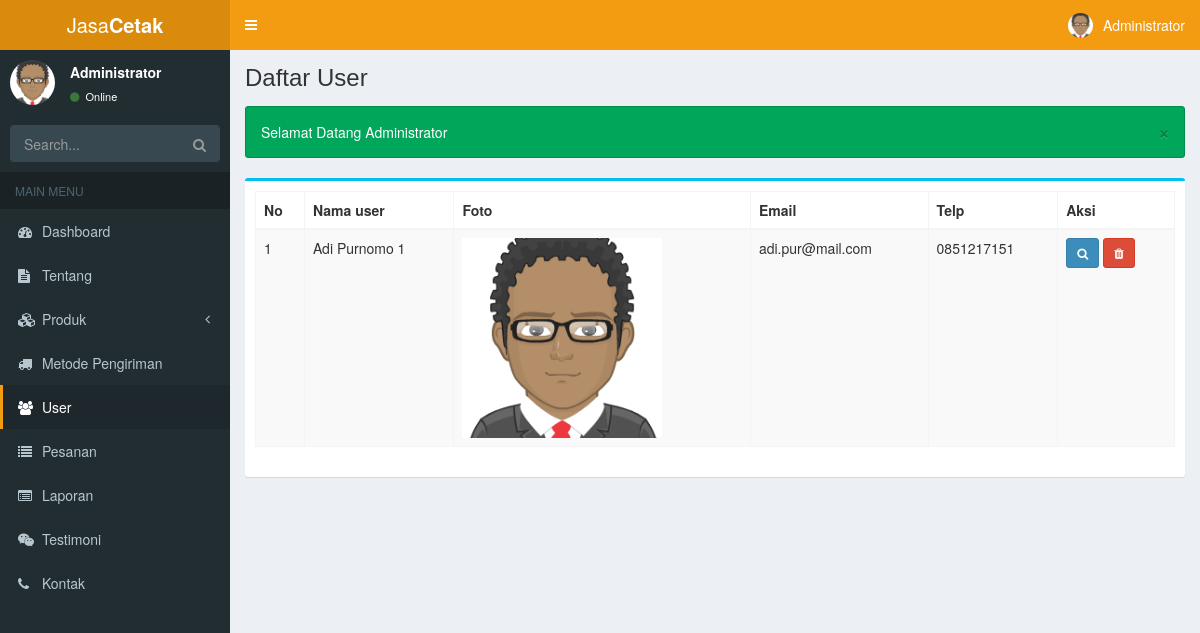
The page /admin/index.php?page=user (signed in) on the database as committed earlier.
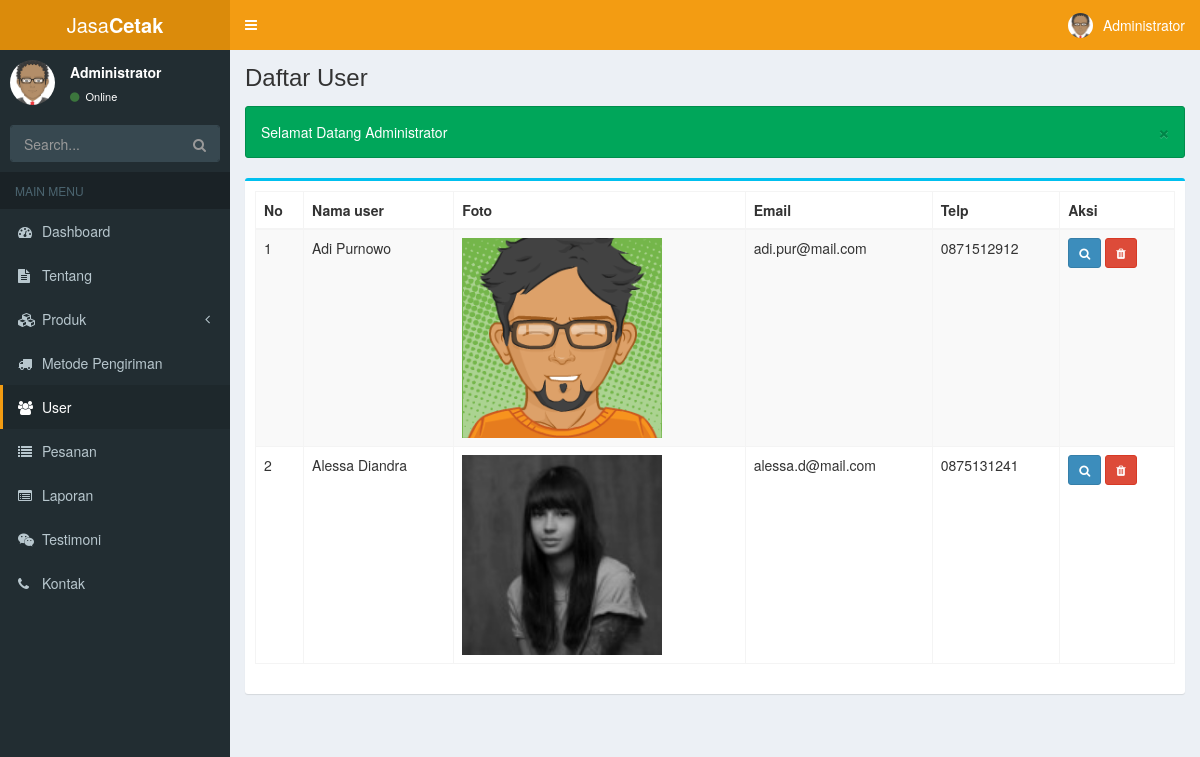
The same page on the database as committed later.
### tables this page shows
CREATE TABLE IF NOT EXISTS `user` (
  `id_user` int(11) NOT NULL,
  `nama` varchar(50) NOT NULL,
  `foto` varchar(100) NOT NULL DEFAULT 'no-foto.png',
  `email` varchar(50) NOT NULL,
  `telp` varchar(20) NOT NULL,
  `provinsi` varchar(100) NOT NULL,
  `kota` varchar(100) NOT NULL,
  `kecamatan` varchar(100) NOT NULL,
  `alamat` varchar(200) NOT NULL,
  `keterangan` varchar(200) NOT NULL,
  `password` varchar(255) NOT NULL
);

### admin/sistem/content.php (called while the page is built, shortened)
<?php
$page = $_GET['page'];
switch ($page) {
    case 'user':
        $user_active = 'active';
        $page_header = 'Daftar User';
        break;
}

### admin/views/user.php (the view, shortened to what this page needs)
<?php
$query = mysqli_query($koneksi, "SELECT * FROM user");
$no = 1;
?>
<div class="box box-info">
    <div class="box-body">
        <div class="table-responsive">
            <table class="table table-bordered table-striped">
                <thead>
                    <th>No</th>
                    <th>Nama user</th>
                    <th>Foto</th>
                    <th>Email</th>
                    <th>Telp</th>
                    <th>Aksi</th>
                </thead>
                <tbody>
                    <?php while ($row = mysqli_fetch_assoc($query)): ?>
                        <tr>
                            <td><?= $no++ ?></td>
                            <td><?= $row['nama'] ?></td>
                            <td><img src="../assets/img/foto/<?= $row['foto'] . '?timestamp=' . time() ?>" alt="" width="200"></td>
                            <td><?= $row['email'] ?></td>
                            <td><?= $row['telp'] ?></td>
                            <td>
                                <button class="btn btn-sm btn-primary btn-detail-user" data-toggle="modal" data-target="#detail-user" data-user="<?= base64_encode(json_encode($row)) ?>">
                                    <i class="fa fa-search" data-toggle="tooltip" data-placement="top" title="Detail User"></i>
                                </button>
                                <button class="btn btn-sm btn-danger btn-hapus" data-toggle="modal" data-target="#hapus-user" data-id="<?= $row['id_user'] ?>" data-uri="hapus_user">
                                    <i class="fa fa-trash" data-toggle="tooltip" data-placement="top" title="Hapus User"></i>
                                </button>
                            </td>
                        </tr>
                    <?php endwhile; ?>
                </tbody>
            </table>
        </div>
    </div>
</div>

### admin/index.php (shortened to what this page needs)
<?php
include_once 'sistem/content.php';
?>
<!DOCTYPE html>
<html lang="en">
<head>
    <link rel="stylesheet" href="../assets/css/bootstrap.min.css">
    <link rel="stylesheet" href="../assets/plugins/datatables/datatables.min.css">
    <link rel="stylesheet" href="../assets/fonts/font-awesome/css/font-awesome.min.css">
    <link rel="stylesheet" href="../assets/css/adminLTE.min.css">
    <link rel="stylesheet" href="../assets/css/skins/skin-yellow.min.css">
</head>
<body class="hold-transition skin-yellow sidebar-mini">
    <div class="wrapper">
        <header class="main-header">
            <a href="index.php" class="logo">
                <span class="logo-lg">Jasa<b>Cetak</b></span>
            </a>
            <nav class="navbar navbar-static-top" role="navigation">
                <a href="#" class="sidebar-toggle" data-toggle="push-menu" role="button">
                </a>
                <div class="navbar-custom-menu">
                    <ul class="nav navbar-nav">
                        <li class="dropdown user user-menu">
                            <a href="#" class="dropdown-toggle" data-toggle="dropdown">
                                <img src="../<?= $_SESSION['foto'] ?>" class="user-image" alt="<?= $_SESSION['nama'] ?>">
                                <span class="hidden-xs"><?= $_SESSION['nama'] ?></span>
                            </a>
                        </li>
                    </ul>
                </div>
            </nav>
        </header>
        <aside class="main-sidebar">
            <section class="sidebar">
            <div class="user-panel">
                <div class="pull-left image">
                <img src="../<?= $_SESSION['foto'] ?>" class="img-circle" alt="<?= $_SESSION['nama'] ?>">
                </div>
                <div class="pull-left info">
                <p><?= $_SESSION['nama'] ?></p>
                <a href="#"><i class="fa fa-circle text-success"></i> Online</a>
                </div>
            </div>
            <form action="#" method="get" class="sidebar-form">
                <div class="input-group">
                <input type="text" name="q" class="form-control" placeholder="Search...">
                <span class="input-group-btn">
                    <button type="submit" name="search" id="search-btn" class="btn btn-flat"><i class="fa fa-search"></i>
                    </button>
                    </span>
                </div>
            </form>
            <ul class="sidebar-menu" data-widget="tree">
                <li class="header">MAIN MENU</li>
                <li class="<?= @$dashboard_active ?>"><a href="index.php?page=dashboard"><i class="fa fa-dashboard"></i> <span>Dashboard</span></a></li>
                <li class="<?= @$tentang_active ?>"><a href="index.php?page=tentang"><i class="fa fa-file-text"></i> <span>Tentang</span></a></li>
                <li class="<?= @$pk_active ?> treeview">
                    <a href="#"><i class="fa fa-cubes"></i> <span>Produk</span>
                        <span class="pull-right-container">
                            <i class="fa fa-angle-left pull-right"></i>
                        </span>
                    </a>
                </li>
                <li class="<?= @$ongkir_active ?>"><a href="index.php?page=ongkir"><i class="fa fa-truck"></i> <span>Metode Pengiriman</span></a></li>
                <li class="<?= @$user_active ?>"><a href="index.php?page=user"><i class="fa fa-users"></i> <span>User</span></a></li>
                <li class="<?= @$pesanan_active ?>"><a href="index.php?page=pesanan"><i class="fa fa-list"></i> <span>Pesanan</span></a></li>
                <li class="<?= @$report_active ?>"><a href="index.php?page=report"><i class="fa fa-list-alt"></i> <span>Laporan</span></a></li>
                <li class="<?= @$testimoni_active ?>"><a href="index.php?page=testimoni"><i class="fa fa-wechat"></i> <span>Testimoni</span></a></li>
                <li class="<?= @$kontak_active ?>"><a href="index.php?page=kontak"><i class="fa fa-phone"></i> <span>Kontak</span></a></li>
            </ul>
            </section>
        </aside>
        <div class="content-wrapper">
            <section class="content-header">
                <h1>
                    <?= $page_header ?>
                </h1>
            </section>
            <section class="content container-fluid">
                <?php if (@$_SESSION['pesan']): ?>
                    <div class="alert alert-<?= $_SESSION['pesan']['status'] ?> alert-dismissible">
                        <button type="button" class="close" data-dismiss="alert" aria-hidden="true">&times;</button>
                        <?= $_SESSION['pesan']['isi'] ?>
                    </div>
                <?php endif; ?>
                <?php include_once 'views/' . $page ?>
            </section>
        </div>
    </div>
</body>
</html>

Rows that differ between the two databases and show on the page:
changed user "adi.pur@mail.com": nama "Adi Purnomo 1" → "Adi Purnowo"; foto: a different picture; telp "0851217151" → "0871512912"
added user: nama "Alessa Diandra", foto (picture), email "alessa.d@mail.com", telp "0875131241"
